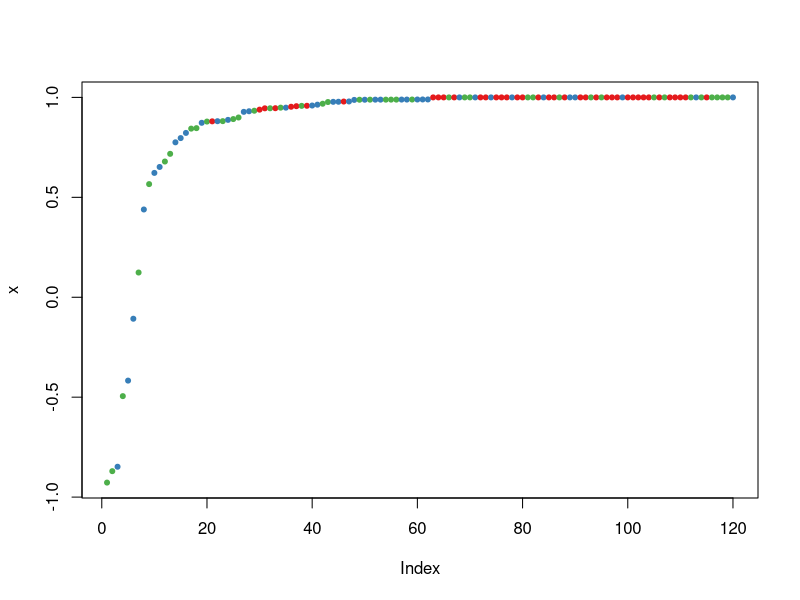

R code for this plot:
## ---- chunk 1
library(randomForest)
## ---- chunk 2
setwd(getwd())
## ---- chunk 3
data(iris)

iris
## ---- chunk 4
head(iris)
## ---- chunk 5
help(iris)
## ---- chunk 6
set.seed(1000)
## ---- chunk 7
iris<-iris[sample(nrow(iris)),]
## ---- chunk 8
training_sample_size <-nrow(iris)*0.8
## ---- chunk 9
training_data<-iris[1:training_sample_size,]
## ---- chunk 10
test_data<-iris[(training_sample_size + 1):nrow(iris),]
## ---- chunk 11
nrow(training_data)
nrow(test_data)
## ---- chunk 12
model <- randomForest(Species ~ ., data=training_data)

print(model)
## ---- chunk 13
model$confusion
## ---- chunk 14
species_predictions <- predict(model, test_data)
species_predictions
## ---- chunk 15
table(real = test_data[, "Species"], prediccion = species_predictions)

## ---- chunk 16
plot (margin(model))
## ---- chunk 17
save(model , file="iris_model.RData")
